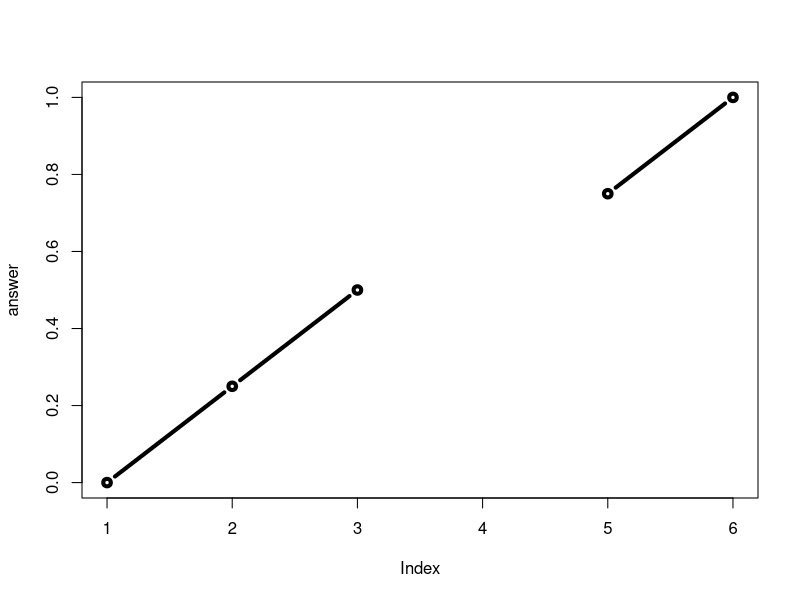

The R script that drew this image:

rescale2 <- function(x, na.rm=TRUE, plot=FALSE) {
  if(na.rm) {
    rng <-range(x, na.rm=TRUE)
  } else {
    rng <-range(x)
  }
  print("Hello")
  answer <- (x - rng[1]) / (rng[2] - rng[1])
  
  print("is it me you are looking for?")
  if(plot) {
    plot(answer, typ="b", lwd=4)
  }
  print("I can see it in ...")
  return(answer)
}

rescale2(c(1,2,3,NA,4,5), plot = TRUE)